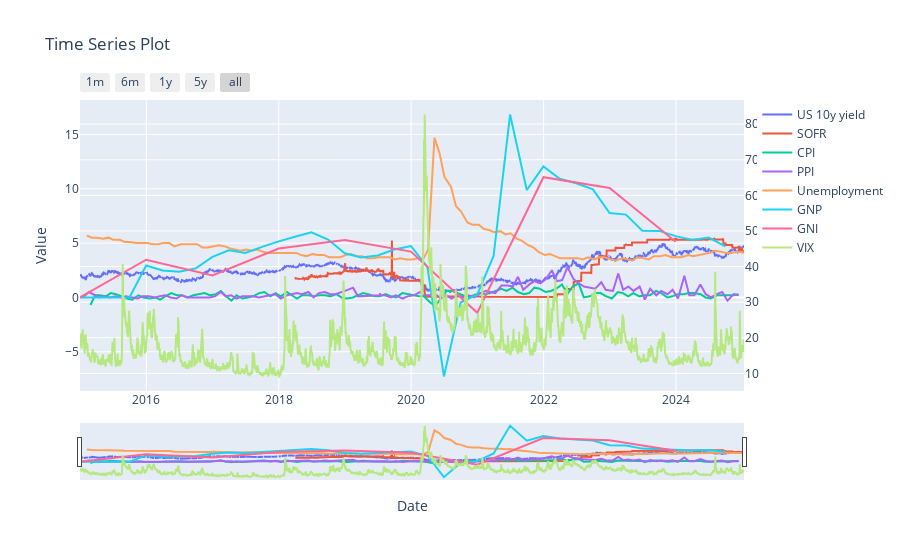

Here is the notebook cell this chart was saved with:
### Code cell
#InteractiveGraph
def plot_timeseries(dfs, titles):
    fig = go.Figure()
    for i, (df, title) in enumerate(zip(dfs, titles)):
        if i == len(dfs) - 1:
            fig.add_trace(go.Scatter(x=df['Date'], y=df['Value'], mode='lines', name=title, yaxis='y2'))
        else:
            fig.add_trace(go.Scatter(x=df['Date'], y=df['Value'], mode='lines', name=title))
    
    fig.update_layout(
        title='Time Series Plot',
        xaxis_title='Date',
        yaxis_title='Value',
        yaxis2=dict(overlaying='y', side='right'),
        xaxis=dict(
            rangeslider=dict(visible=True),
            rangeselector=dict(
                buttons=[
                    dict(count=1, label='1m', step='month', stepmode='backward'),
                    dict(count=6, label='6m', step='month', stepmode='backward'),
                    dict(count=1, label='1y', step='year', stepmode='backward'),
                    dict(count=5, label='5y', step='year', stepmode='backward'),
                    dict(step='all')
                ]
            )
        ),
        yaxis=dict(autorange=True)  #Does not work for some reason
    )
    
    fig.show()

plot_timeseries([TenYear, SOFR, CPI, PPI, Unemployment, GNP, GNI, VIX], ["US 10y yield", "SOFR", "CPI", "PPI", "Unemployment", "GNP", "GNI", "VIX"])
